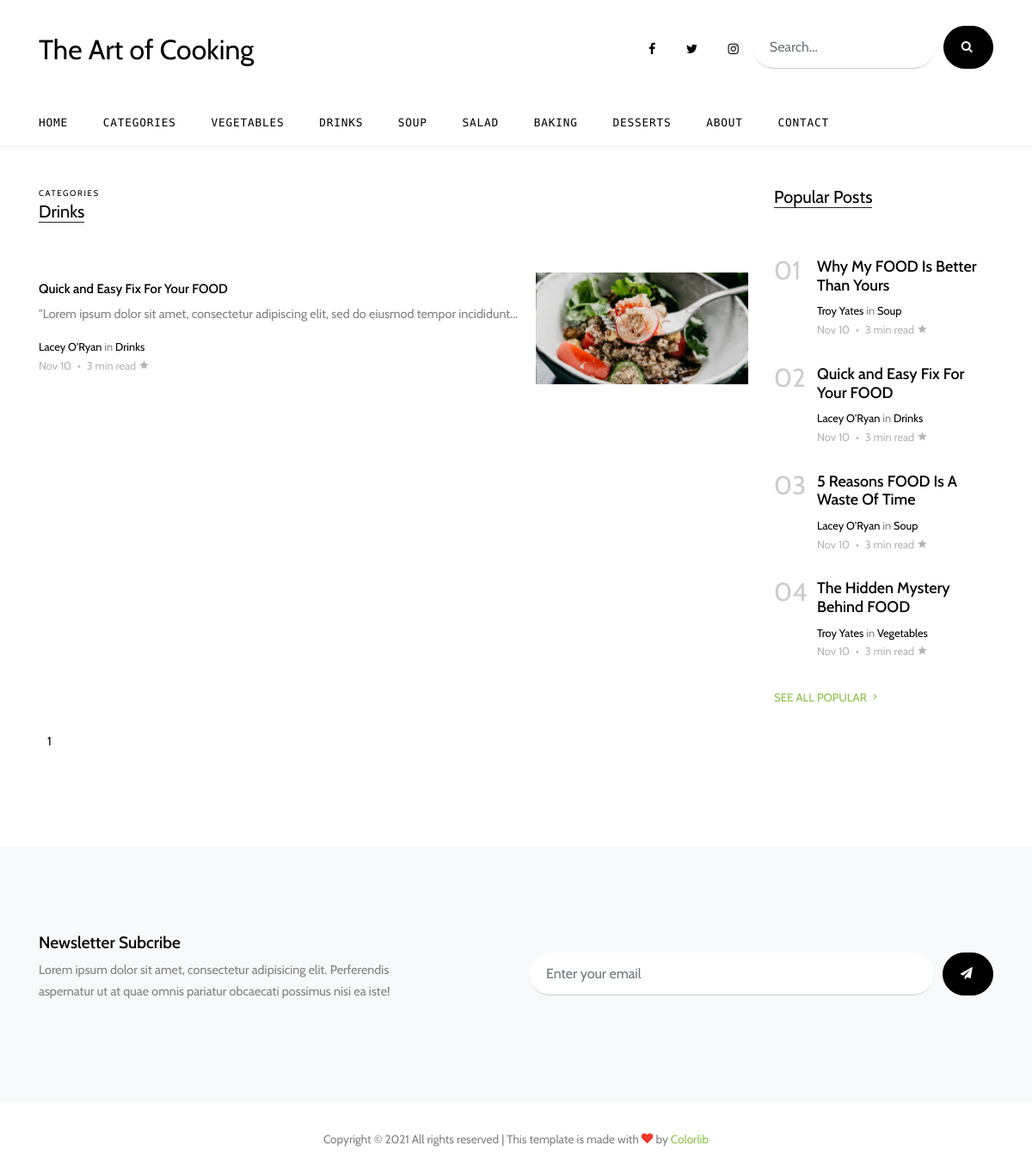
Page /categories/drinks/ on the committed database.
### blog/models.py (models this page shows, shortened)
class Category(models.Model):
    name = models.CharField(max_length=150)
    summary = models.TextField()
    slug = models.SlugField(unique=True)
    timestamp = models.DateTimeField(auto_now=False, auto_now_add=True)
    is_featured = models.BooleanField(default=False)
    class Meta:
        verbose_name_plural = "categories"
    def __str__(self):
        return self.name
    def get_absolute_url(self):
        return reverse("blog:category_detail", kwargs={"slug": self.slug})

class Article(models.Model):
    author = models.ForeignKey("Author", on_delete=models.DO_NOTHING)
    title = models.CharField(max_length=250)
    body = models.TextField()
    image = models.ImageField(upload_to="image/%y/%m/%d/", height_field="height_field", width_field="width_field", blank=True)
    height_field = models.IntegerField(default=0)
    width_field = models.IntegerField(default=0)
    slug = models.SlugField(unique=True)
    category = models.ForeignKey("Category", on_delete=models.DO_NOTHING)
    tag = models.ManyToManyField("Tag", blank=True)
    view_count= models.IntegerField(default=0)
    timestamp = models.DateTimeField(auto_now=False, auto_now_add=True)
    updated = models.DateTimeField(auto_now=True, auto_now_add=False)
    is_published = models.BooleanField(default=True)
    is_trending = models.BooleanField(default=False)
    is_editors_pick = models.BooleanField(default=False)
    is_featured = models.BooleanField(default=False)
    def get_absolute_url(self):
        return reverse("blog:article_detail", kwargs={"slug": self.slug})

class Author(models.Model):
    name = models.CharField(max_length=150)
    summary = models.TextField()
    date_joined = models.DateTimeField(auto_now=False, auto_now_add=True)
    image = models.ImageField(upload_to="image/%y/%m/%d/", blank=True)
    is_featured = models.BooleanField(default=False)
    def __str__(self):
        return self.name

### blog/views.py (the view)
# urls.py: path("categories/<slug>/", views.CategoryDetailView.as_view(), name="category_detail"),
class CategoryDetailView(TemplateView):
    template_name = "blog/category_detail.html"
    def get_context_data(self, *args, **kwargs):
        slugged_category = Category.objects.all().filter(slug=kwargs['slug'])[0]
        queryset_by_category = Article.objects.order_by("-timestamp").filter(category=slugged_category)
        paginator = Paginator(queryset_by_category, 9)
        page_number = self.request.GET.get('page')
        page_obj = paginator.get_page(page_number)
        queryset_popular = Article.objects.order_by("-view_count")
        cat_query = Category.objects.all()
        context = super().get_context_data(**kwargs)
        context["popular_articles"] = queryset_popular[:4]
        context["categories"] = cat_query
        context["page_obj"] = page_obj
        context["slugged_category"] = slugged_category
        return context

### blog/templates/blog/category_detail.html (shortened to what this page needs)
{% extends 'base.html' %}
{% load static %}
{% block content %}
<div class="site-section">
    <div class="container">
        <div class="row">
            <div class="col-lg-9">
                <div class="section-title">
                    <span class="caption d-block small">Categories</span>
                    <h2>{{slugged_category}}</h2>
                </div>
                {% if page_obj %}
                    {% for article in page_obj %}
                        <div class="post-entry-2 d-flex">
                            <div class="thumbnail order-md-2" style="background-image: url('../../../../.{{article.image.url}}')"></div>
                            <div class="contents order-md-1 pl-0">
                                <h2><a href="{{article.get_absolute_url}}">{{article.title}}</a></h2>
                                <p class="mb-3 text-truncate">{{article.body}}</p>
                                <div class="post-meta">
                                    <span class="d-block"><a href="#">{{article.author}}</a> in <a href="#">{{article.category}}</a></span>
                                    <span class="date-read">{{article.timestamp|date:"M d"}} <span class="mx-1">&bullet;</span> 3 min read <span
                                            class="icon-star2"></span></span>
                                </div>
                            </div>
                        </div>
                    {% endfor %}
                {% else %}
                    <div class="post-entry-2 d-flex">
                        <div class="contents order-md-1 pl-0">
                            <h2>There are no articles in this category</h2>
                        </div>
                    </div>
                {% endif %}
            </div>
            <div class="col-lg-3">
                <div class="section-title">
                    <h2>Popular Posts</h2>
                </div>
                {% if popular_articles %}
                    {% for article in popular_articles %}
                        <div class="trend-entry d-flex">
                            <div class="number align-self-start">0{{forloop.counter}}</div>
                            <div class="trend-contents">
                                <h2><a href="{{article.get_absolute_url}}">{{article.title}}</a></h2>
                                <div class="post-meta">
                                    <span class="d-block"><a href="#">{{article.author}}</a> in <a href="#">{{article.category}}</a></span>
                                    <span class="date-read">{{article.timestamp|date:"M d"}} <span class="mx-1">&bullet;</span> 3 min read
                                        <span class="icon-star2"></span></span>
                                </div>
                            </div>
                        </div>
                    {% endfor %}
                    <p><a href="#" class="more">See All Popular <span class="icon-keyboard_arrow_right"></span></a></p>
                {% else %}
                <div class="trend-entry d-flex">
                    <div class="trend-contents">
                        <h2>There are no articles at this time. Please check back later</h2>
                    </div>
                </div>
                {% endif %}
            </div>
        </div>
        {% if page_obj %}
        <div class="row">
            <div class="col-lg-6">
                <ul class="custom-pagination list-unstyled">
                    <li class="active"><a href="?page={{page_obj.number}}">{{page_obj.number}}</a></li>
                </ul>
            </div>
        </div>
        {% endif %}
    </div>
</div>
{% endblock content %}

### blog/templates/includes/navbar.html (shortened to what this page needs)
<div class="header-top">
    <div class="container">
        <div class="row align-items-center">
            <div class="col-12 col-lg-6 d-flex">
                <a href="{% url 'blog:home' %}" class="site-logo">
                    The Art of Cooking
                </a>
            </div>
            <div class="col-12 col-lg-6 ml-auto d-flex">
                <div class="ml-md-auto top-social d-none d-lg-inline-block">
                    <a href="#" class="d-inline-block p-3"><span class="icon-facebook"></span></a>
                    <a href="#" class="d-inline-block p-3"><span class="icon-twitter"></span></a>
                    <a href="#" class="d-inline-block p-3"><span class="icon-instagram"></span></a>
                </div>
                <form action="{% url 'blog:search' %}" class="search-form d-inline-block">
                    <div class="d-flex">
                        <input type="search" name="q" class="form-control" placeholder="Search...">
                        <button type="submit" class="btn btn-secondary"><span class="icon-search"></span></button>
                    </div>
                </form>
            </div>
        </div>
    </div>
    <div class="site-navbar py-2 js-sticky-header site-navbar-target d-none pl-0 d-lg-block" role="banner">
        <div class="container">
            <div class="d-flex align-items-center">
                <div class="mr-auto">
                    <nav class="site-navigation position-relative text-right" role="navigation">
                        <ul class="site-menu main-menu js-clone-nav mr-auto d-none pl-0 d-lg-block">
                            <li
                                 >
                                <a href="{% url 'blog:home' %}" class="nav-link text-left">Home</a>
                            </li>
                            <li
                                >
                                <a href="{% url 'blog:category_list' %}" class="nav-link text-left">Categories</a>
                            </li>
                            {% for category in categories %}
                                <li
                                    >
                                    <a href="{{category.get_absolute_url}}" class="nav-link text-left">{{category.name}}</a>
                                </li>
                            {% endfor %}
                            <li
                                >
                            <a href="{% url 'blog:about' %}" class="nav-link text-left">About</a></li>
                            <li
                                >
                            <a href="{% url 'blog:contact' %}" class="nav-link text-left">Contact</a></li>
                        </ul>
                    </nav>
                </div>
            </div>
        </div>
    </div>
</div>

### rows in the picture
Category: name "VEGETABLES"
Category: name "DRINKS", name "Drinks"
Category: name "SOUP"
Category: name "SALAD"
Category: name "BAKING"
Category: name "DESSERTS"
Article: image (picture), title "Quick and Easy Fix For Your FOOD", body "\"Lorem ipsum dolor sit amet, consectetur adipiscing elit, sed do eiusmod tempor incididunt…", author "Lacey O'Ryan", category "Drinks", timestamp "Nov 10"
Article: title "Why My FOOD Is Better Than Yours", author "Troy Yates", category "Soup", timestamp "Nov 10"
Article: title "5 Reasons FOOD Is A Waste Of Time", author "Lacey O'Ryan", category "Soup", timestamp "Nov 10"
Article: title "The Hidden Mystery Behind FOOD", author "Troy Yates", category "Vegetables", timestamp "Nov 10"

### other values in the picture
{{ page_obj.number }} "1"
